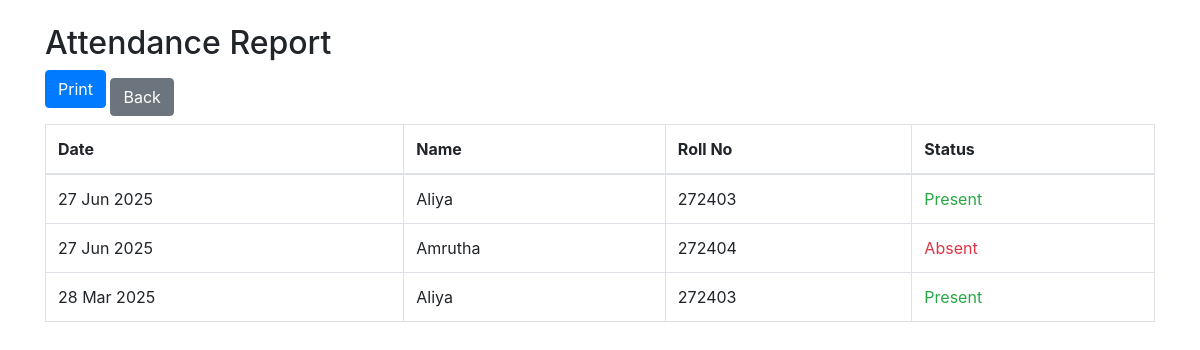
The app's page /core/report/ (signed in) with its own data.
### core/models.py (models this page shows, shortened)
class Attendance(models.Model):
    student = models.ForeignKey(Student, on_delete=models.CASCADE)
    date = models.DateField(default=timezone.now)
    status = models.CharField(max_length=10, choices=[('Present', 'Present'), ('Absent', 'Absent')])
    class Meta:
        unique_together = ('student', 'date')

class Student(models.Model):
    name = models.CharField(max_length=100)
    roll_no = models.CharField(max_length=20, unique=True)
    department = models.CharField(max_length=50)

### core/views.py (the view)
# urls.py: path('report/', views.attendance_report, name='attendance_report'),
@login_required
def attendance_report(request):
    records = Attendance.objects.select_related('student').order_by('-date')
    return render(request, 'attendance_report.html', {'records': records})

### core/templates/attendance_report.html (shortened to what this page needs)
<!DOCTYPE html>
<html>
<head>
    {% load static %}
    <link rel="stylesheet" href="{% static 'bootstrap.min.css' %}">
</head>
<body class="container mt-4">
    <h2>Attendance Report</h2>
    <button onclick="window.print()" class="btn btn-primary noprint mb-3">Print</button>
    <a href="{% url 'student_list' %}" class="btn btn-secondary noprint">Back</a>
    <table class="table table-bordered">
        <thead>
            <tr>
                <th scope="col">Date</th>
                <th scope="col">Name</th>
                <th scope="col">Roll No</th>
                <th scope="col">Status</th>
            </tr>
        </thead>
        <tbody>
            {% for record in records %}
            <tr>
                <td>{{ record.date|date:"d M Y" }}</td>
                <td>{{ record.student.name }}</td>
                <td>{{ record.student.roll_no }}</td>
                <td class="{% if record.status == 'Present' %}text-success{% elif record.status == 'Absent' %}text-danger{% endif %}">
                    {{ record.status }}
                </td>
            </tr>
            {% endfor %}
        </tbody>
    </table>
</body>
</html>

### records on screen
Attendance: date "27 Jun 2025", student.name "Aliya", student.roll_no "272403", status "Present"
Attendance: date "27 Jun 2025", student.name "Amrutha", student.roll_no "272404", status "Absent"
Attendance: date "28 Mar 2025", student.name "Aliya", student.roll_no "272403", status "Present"
